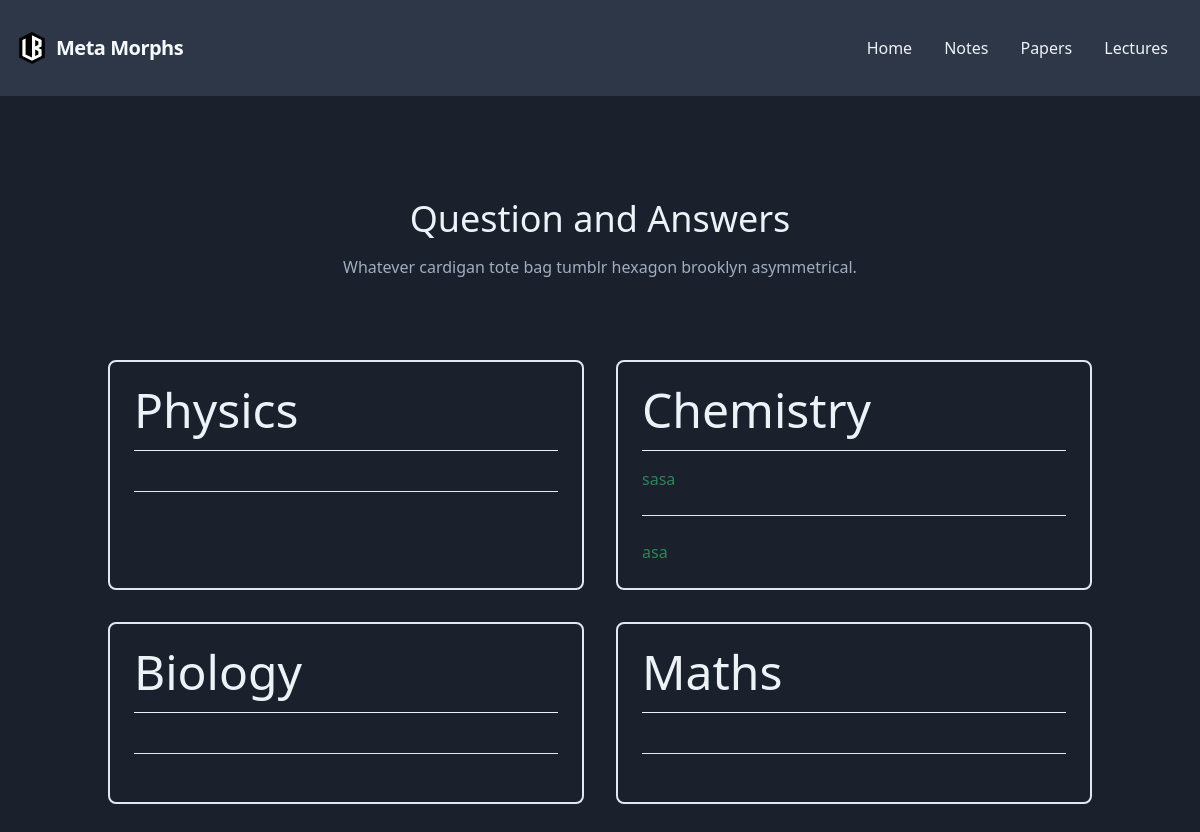
Screenshot of /papers/7/ with the database file from the repository.
### pervez/models.py (models this page shows, shortened)
class Subject(models.Model):
    sub_type = models.CharField(max_length=100, null=True, blank=True)
    def __str__(self):
        return self.sub_type

class QuestionAnswer(models.Model):
    clss = models.ForeignKey(Cls, on_delete=models.CASCADE)
    sub = models.ForeignKey(Subject, null=True, on_delete=models.CASCADE)
    question_desc = models.CharField(max_length=200, null=True)
    question = models.FileField(null=True, blank=True)
    answer_desc = models.CharField(max_length=200, null=True)
    answers = models.FileField(null=True, blank=True)

### pervez/views.py (the view)
# urls.py: path('papers/<int:cls>/', auth_views.question_answers, name='q-n-a'),
def question_answers(request, cls):
    cl = Cls.objects.get(clss=cls)
    subjects = Subject.objects.all()
    questionsanswers = QuestionAnswer.objects.all()
    context = {
        'questionsanswers':questionsanswers,
        'subjects':subjects,
        'cl':cl
    }
    return render(request, 'pervez/question&answers.html', context)

### pervez/templates/pervez/question&answers.html
{% include 'pervez/navbar.html' %}
<section class="text-gray-500 bg-gray-900 body-font overflow-hidden">
    <div class="container px-5 pt-24 pb-64 mx-auto">
        <div class="flex flex-col text-center w-full mb-20">
            <h1 class="sm:text-4xl text-3xl font-medium title-font mb-2 text-gray-200">Question and Answers</h1>
            <p class="lg:w-2/3 mx-auto leading-relaxed text-base">Whatever cardigan tote bag tumblr hexagon brooklyn
                asymmetrical.</p>
        </div>
        <div class="flex flex-wrap -m-4">
            {% for sub in subjects %}
            <div class="p-4 xl:w-1/4 md:w-1/2 w-full">
                <div class="h-full p-6 rounded-lg border-2 border-gray-300 flex flex-col relative overflow-hidden">
                    <h1 class="text-5xl text-gray-200 pb-4 mb-4 border-b border-gray-200 leading-none">{{ sub }}</h1>
                        {% for question in questionsanswers %}
                        {% if question.clss == cl %}
                            {% if question.sub == sub %}
                                <a href="{{ question.question.url }}" download class="text-green-700 hover:text-indigo-700">{{ question.question_desc }}</a>
                            {% endif %}
                        {% endif %}
                        {% endfor %}
                        <br><hr><br>
                        {% for question in questionsanswers %}
                        {% if question.clss == cl %}
                            {% if question.sub == sub %}
                                <a href="{{ question.answers.url }}" download class="text-green-700 hover:text-indigo-700">{{ question.answer_desc }}</a>
                            {% endif %}
                        {% endif %}
                        {% endfor %}
                </div>
            </div>
            {% endfor %}
        </div>
    </div>
</section>

### rows the page displays
Subject: sub_type "Physics"
Subject: sub_type "Chemistry"
QuestionAnswer: question_desc "sasa", answer_desc "asa"
Subject: sub_type "Biology"
Subject: sub_type "Maths"
